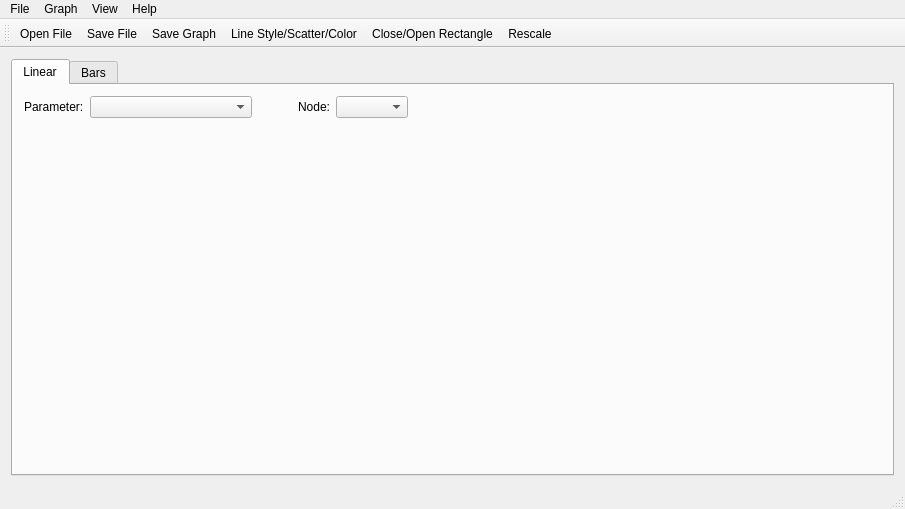
<?xml version="1.0" encoding="UTF-8"?>
<ui version="4.0">
 <class>MainWindow</class>
 <widget class="QMainWindow" name="MainWindow">
  <property name="geometry">
   <rect>
    <x>0</x>
    <y>0</y>
    <width>905</width>
    <height>509</height>
   </rect>
  </property>
  <property name="sizePolicy">
   <sizepolicy hsizetype="MinimumExpanding" vsizetype="Preferred">
    <horstretch>0</horstretch>
    <verstretch>0</verstretch>
   </sizepolicy>
  </property>
  <property name="windowTitle">
   <string>MainWindow</string>
  </property>
  <property name="styleSheet">
   <string notr="true"/>
  </property>
  <widget class="QWidget" name="centralWidget">
   <layout class="QHBoxLayout" name="horizontalLayout">
    <item>
     <layout class="QVBoxLayout" name="verticalLayout">
      <item>
       <widget class="QTabWidget" name="tabWidget">
        <property name="tabPosition">
         <enum>QTabWidget::North</enum>
        </property>
        <property name="tabShape">
         <enum>QTabWidget::Rounded</enum>
        </property>
        <property name="currentIndex">
         <number>0</number>
        </property>
        <property name="tabsClosable">
         <bool>false</bool>
        </property>
        <widget class="QWidget" name="Linear">
         <attribute name="title">
          <string>Linear</string>
         </attribute>
         <attribute name="toolTip">
          <string>Graphs are shown here</string>
         </attribute>
         <layout class="QGridLayout" name="gridLayout_2">
          <item row="0" column="0">
           <layout class="QHBoxLayout" name="horizontalLayout_4">
            <item>
             <layout class="QHBoxLayout" name="horizontalLayout_2">
              <item>
               <widget class="QLabel" name="label">
                <property name="sizePolicy">
                 <sizepolicy hsizetype="Fixed" vsizetype="Fixed">
                  <horstretch>0</horstretch>
                  <verstretch>0</verstretch>
                 </sizepolicy>
                </property>
                <property name="text">
                 <string>Parameter:</string>
                </property>
               </widget>
              </item>
              <item>
               <widget class="QComboBox" name="comboBox">
                <property name="sizePolicy">
                 <sizepolicy hsizetype="MinimumExpanding" vsizetype="Fixed">
                  <horstretch>0</horstretch>
                  <verstretch>0</verstretch>
                 </sizepolicy>
                </property>
                <property name="maximumSize">
                 <size>
                  <width>162</width>
                  <height>16777215</height>
                 </size>
                </property>
               </widget>
              </item>
             </layout>
            </item>
            <item>
             <spacer name="horizontalSpacer">
              <property name="orientation">
               <enum>Qt::Horizontal</enum>
              </property>
              <property name="sizeType">
               <enum>QSizePolicy::Fixed</enum>
              </property>
              <property name="sizeHint" stdset="0">
               <size>
                <width>40</width>
                <height>20</height>
               </size>
              </property>
             </spacer>
            </item>
            <item>
             <layout class="QHBoxLayout" name="horizontalLayout_3">
              <item>
               <widget class="QLabel" name="label_2">
                <property name="sizePolicy">
                 <sizepolicy hsizetype="Fixed" vsizetype="Fixed">
                  <horstretch>0</horstretch>
                  <verstretch>0</verstretch>
                 </sizepolicy>
                </property>
                <property name="text">
                 <string>Node:</string>
                </property>
               </widget>
              </item>
              <item>
               <widget class="QComboBox" name="comboBox_2">
                <property name="sizePolicy">
                 <sizepolicy hsizetype="Minimum" vsizetype="Fixed">
                  <horstretch>0</horstretch>
                  <verstretch>0</verstretch>
                 </sizepolicy>
                </property>
               </widget>
              </item>
              <item>
               <spacer name="horizontalSpacer_2">
                <property name="orientation">
                 <enum>Qt::Horizontal</enum>
                </property>
                <property name="sizeHint" stdset="0">
                 <size>
                  <width>40</width>
                  <height>20</height>
                 </size>
                </property>
               </spacer>
              </item>
             </layout>
            </item>
           </layout>
          </item>
          <item row="1" column="0">
           <widget class="QCustomPlot" name="customPlot" native="true">
            <property name="sizePolicy">
             <sizepolicy hsizetype="Expanding" vsizetype="Expanding">
              <horstretch>0</horstretch>
              <verstretch>0</verstretch>
             </sizepolicy>
            </property>
            <property name="styleSheet">
             <string notr="true"/>
            </property>
           </widget>
          </item>
         </layout>
        </widget>
        <widget class="QWidget" name="tab_3">
         <attribute name="title">
          <string>Bars</string>
         </attribute>
         <layout class="QGridLayout" name="gridLayout_3">
          <item row="0" column="0">
           <layout class="QHBoxLayout" name="horizontalLayout_7">
            <item>
             <layout class="QHBoxLayout" name="horizontalLayout_5">
              <item>
               <widget class="QLabel" name="label_3">
                <property name="sizePolicy">
                 <sizepolicy hsizetype="Fixed" vsizetype="Fixed">
                  <horstretch>0</horstretch>
                  <verstretch>0</verstretch>
                 </sizepolicy>
                </property>
                <property name="text">
                 <string> Parameter: </string>
                </property>
               </widget>
              </item>
              <item>
               <widget class="QComboBox" name="comboBox_3">
                <property name="sizePolicy">
                 <sizepolicy hsizetype="MinimumExpanding" vsizetype="Fixed">
                  <horstretch>0</horstretch>
                  <verstretch>0</verstretch>
                 </sizepolicy>
                </property>
                <property name="maximumSize">
                 <size>
                  <width>162</width>
                  <height>16777215</height>
                 </size>
                </property>
               </widget>
              </item>
             </layout>
            </item>
            <item>
             <spacer name="horizontalSpacer_3">
              <property name="orientation">
               <enum>Qt::Horizontal</enum>
              </property>
              <property name="sizeType">
               <enum>QSizePolicy::Fixed</enum>
              </property>
              <property name="sizeHint" stdset="0">
               <size>
                <width>40</width>
                <height>20</height>
               </size>
              </property>
             </spacer>
            </item>
            <item>
             <layout class="QHBoxLayout" name="horizontalLayout_6">
              <item>
               <widget class="QLabel" name="label_4">
                <property name="sizePolicy">
                 <sizepolicy hsizetype="Fixed" vsizetype="Fixed">
                  <horstretch>0</horstretch>
                  <verstretch>0</verstretch>
                 </sizepolicy>
                </property>
                <property name="text">
                 <string>Node: </string>
                </property>
               </widget>
              </item>
              <item>
               <widget class="QComboBox" name="comboBox_4">
                <property name="sizePolicy">
                 <sizepolicy hsizetype="Minimum" vsizetype="Fixed">
                  <horstretch>0</horstretch>
                  <verstretch>0</verstretch>
                 </sizepolicy>
                </property>
               </widget>
              </item>
             </layout>
            </item>
            <item>
             <spacer name="horizontalSpacer_4">
              <property name="orientation">
               <enum>Qt::Horizontal</enum>
              </property>
              <property name="sizeHint" stdset="0">
               <size>
                <width>40</width>
                <height>20</height>
               </size>
              </property>
             </spacer>
            </item>
           </layout>
          </item>
          <item row="1" column="0">
           <widget class="QCustomPlot" name="customPlot_bars" native="true">
            <property name="sizePolicy">
             <sizepolicy hsizetype="Expanding" vsizetype="Expanding">
              <horstretch>0</horstretch>
              <verstretch>0</verstretch>
             </sizepolicy>
            </property>
           </widget>
          </item>
         </layout>
        </widget>
       </widget>
      </item>
     </layout>
    </item>
   </layout>
  </widget>
  <widget class="QMenuBar" name="menuBar">
   <property name="geometry">
    <rect>
     <x>0</x>
     <y>0</y>
     <width>905</width>
     <height>22</height>
    </rect>
   </property>
   <widget class="QMenu" name="menuFile">
    <property name="title">
     <string>File</string>
    </property>
    <addaction name="actionOpen_File"/>
    <addaction name="actionExport_File"/>
   </widget>
   <widget class="QMenu" name="menuGraph">
    <property name="title">
     <string>Graph</string>
    </property>
    <widget class="QMenu" name="menuChange_Background">
     <property name="title">
      <string>Change Background</string>
     </property>
     <addaction name="actionBlack"/>
     <addaction name="actionWhite"/>
    </widget>
    <addaction name="actionSave_Graph_2"/>
    <addaction name="menuChange_Background"/>
    <addaction name="actionLine_Style_Scatter_Color"/>
   </widget>
   <widget class="QMenu" name="menuHelp">
    <property name="title">
     <string>Help</string>
    </property>
    <addaction name="actionAbout"/>
   </widget>
   <widget class="QMenu" name="menuView">
    <property name="title">
     <string>View</string>
    </property>
    <addaction name="actionChange_Scale_Log"/>
    <addaction name="actionChange_Scale_Linear"/>
    <addaction name="actionSubgrid"/>
    <addaction name="actionChange_Xticks"/>
    <addaction name="actionStatistics_Results"/>
    <addaction name="actionClose_Rectangle"/>
    <addaction name="actionRescale"/>
   </widget>
   <addaction name="menuFile"/>
   <addaction name="menuGraph"/>
   <addaction name="menuView"/>
   <addaction name="menuHelp"/>
  </widget>
  <widget class="QStatusBar" name="statusBar"/>
  <widget class="QToolBar" name="toolBar">
   <property name="windowTitle">
    <string>toolBar</string>
   </property>
   <attribute name="toolBarArea">
    <enum>TopToolBarArea</enum>
   </attribute>
   <attribute name="toolBarBreak">
    <bool>false</bool>
   </attribute>
   <addaction name="actionOpen_File"/>
   <addaction name="actionExport_File"/>
   <addaction name="actionSave_Graph_2"/>
   <addaction name="actionLine_Style_Scatter_Color"/>
   <addaction name="actionClose_Rectangle"/>
   <addaction name="actionRescale"/>
  </widget>
  <action name="actionOpen_File">
   <property name="icon">
    <iconset resource="resources.qrc">
     <normaloff>:/images/icon/open-file.png</normaloff>:/images/icon/open-file.png</iconset>
   </property>
   <property name="text">
    <string>Open File </string>
   </property>
   <property name="shortcut">
    <string>Ctrl+O</string>
   </property>
  </action>
  <action name="actionSave_Graph_2">
   <property name="icon">
    <iconset resource="resources.qrc">
     <normaloff>:/images/icon/save_image.png</normaloff>:/images/icon/save_image.png</iconset>
   </property>
   <property name="text">
    <string>Save Graph</string>
   </property>
   <property name="shortcut">
    <string>Ctrl+Shift+S</string>
   </property>
  </action>
  <action name="actionLine_Style_Scatter_Color">
   <property name="icon">
    <iconset resource="resources.qrc">
     <normaloff>:/images/icon/edit_graph.png</normaloff>:/images/icon/edit_graph.png</iconset>
   </property>
   <property name="text">
    <string>Line Style/Scatter/Color</string>
   </property>
   <property name="shortcut">
    <string>Ctrl+E</string>
   </property>
  </action>
  <action name="actionExport_File">
   <property name="icon">
    <iconset resource="resources.qrc">
     <normaloff>:/images/icon/save.png</normaloff>:/images/icon/save.png</iconset>
   </property>
   <property name="text">
    <string>Save File</string>
   </property>
   <property name="shortcut">
    <string>Ctrl+S</string>
   </property>
  </action>
  <action name="actionChange_Bar_Line_Chart">
   <property name="text">
    <string>Bar Chart</string>
   </property>
  </action>
  <action name="actionLine_Chart">
   <property name="text">
    <string>Line Chart</string>
   </property>
  </action>
  <action name="actionChange_Scale_Log">
   <property name="text">
    <string>Change Scale (Log)</string>
   </property>
  </action>
  <action name="actionChange_Scale_Linear">
   <property name="text">
    <string>Change Scale (Linear)</string>
   </property>
  </action>
  <action name="actionSubgrid">
   <property name="text">
    <string>Subgrid</string>
   </property>
  </action>
  <action name="actionChange_Xticks">
   <property name="text">
    <string>Change Xticks/Yticks</string>
   </property>
  </action>
  <action name="actionBlack">
   <property name="text">
    <string>Black</string>
   </property>
  </action>
  <action name="actionWhite">
   <property name="text">
    <string>White</string>
   </property>
  </action>
  <action name="actionStatistics_Results">
   <property name="text">
    <string>Statistics (Results)</string>
   </property>
  </action>
  <action name="actionClose_Rectangle">
   <property name="icon">
    <iconset resource="resources.qrc">
     <normaloff>:/images/icon/Parallelogon_rectangle.png</normaloff>:/images/icon/Parallelogon_rectangle.png</iconset>
   </property>
   <property name="text">
    <string>Close/Open Rectangle</string>
   </property>
  </action>
  <action name="actionAbout">
   <property name="text">
    <string>About</string>
   </property>
  </action>
  <action name="actionRescale">
   <property name="icon">
    <iconset resource="resources.qrc">
     <normaloff>:/images/icon/refresh.png</normaloff>:/images/icon/refresh.png</iconset>
   </property>
   <property name="text">
    <string>Rescale</string>
   </property>
   <property name="shortcut">
    <string>Ctrl+R</string>
   </property>
  </action>
 </widget>
 <layoutdefault spacing="6" margin="11"/>
 <customwidgets>
  <customwidget>
   <class>QCustomPlot</class>
   <extends>QWidget</extends>
   <header>qcustomplot.h</header>
   <container>1</container>
  </customwidget>
 </customwidgets>
 <resources>
  <include location="resources.qrc"/>
 </resources>
 <connections/>
</ui>
